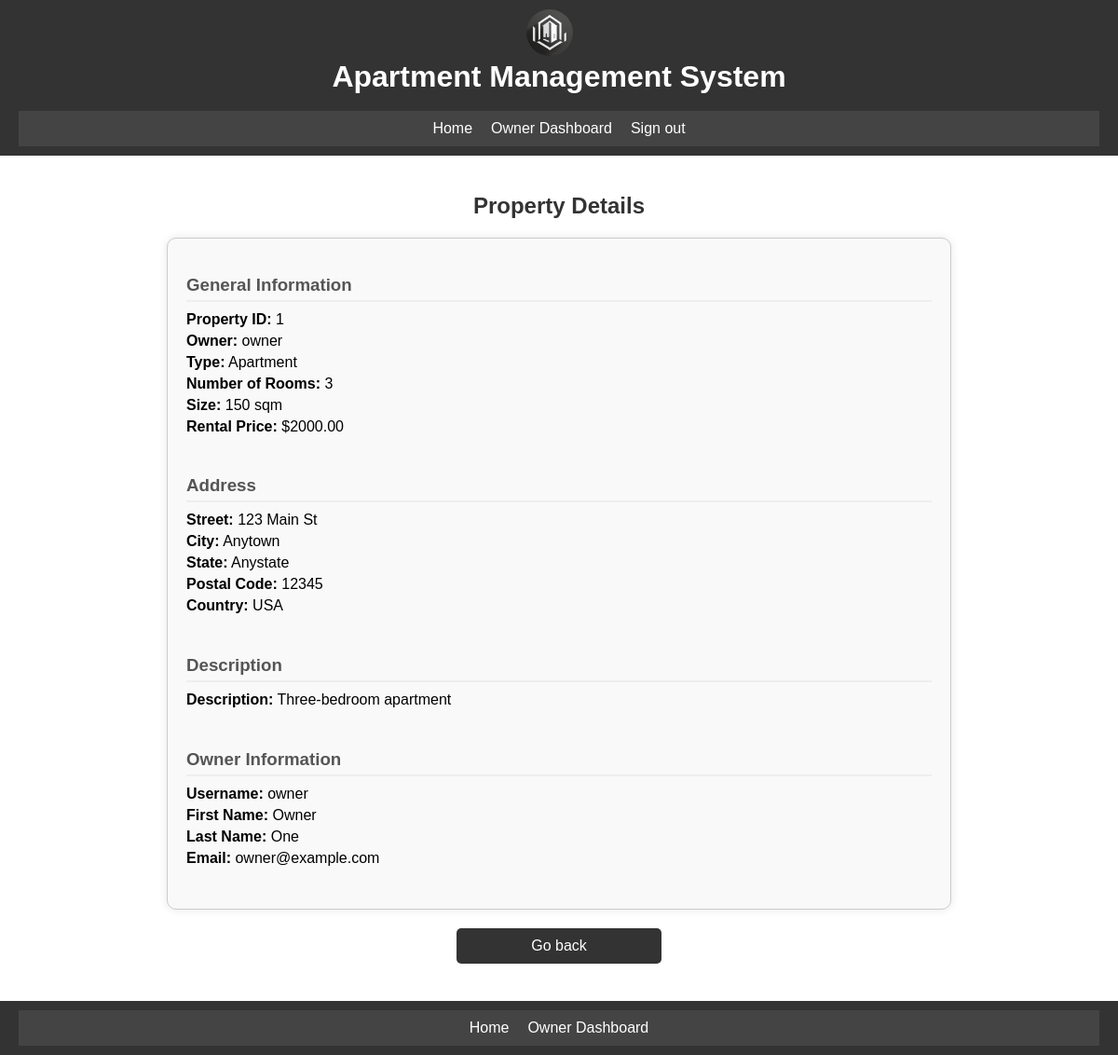
Page /property/property_details.php?property_id=1 (signed in) on the committed database.
### tables this page shows
CREATE TABLE `Properties` (
  `property_id` int PRIMARY KEY AUTO_INCREMENT,
  `owner_id` int,
  `address_id` int,
  `type_id` int,
  `number_of_rooms` int NOT NULL,
  `size` float NOT NULL,
  `rental_price` decimal(10,2) NOT NULL,
  `description` text
);

CREATE TABLE `Users` (
  `user_id` int PRIMARY KEY AUTO_INCREMENT,
  `username` varchar(255) UNIQUE NOT NULL,
  `password_hash` varchar(255) NOT NULL,
  `email` varchar(255) UNIQUE NOT NULL
);

CREATE TABLE `PropertyTypes` (
  `type_id` int PRIMARY KEY AUTO_INCREMENT,
  `type_name` varchar(50) NOT NULL
);

CREATE TABLE `Addresses` (
  `address_id` int PRIMARY KEY AUTO_INCREMENT,
  `street` varchar(255) NOT NULL,
  `city` varchar(255) NOT NULL,
  `state` varchar(255) NOT NULL,
  `postal_code` varchar(255) NOT NULL,
  `country` varchar(255) NOT NULL
);

CREATE TABLE `UserDetails` (
  `detail_id` int PRIMARY KEY AUTO_INCREMENT,
  `user_id` int,
  `first_name` varchar(50) NOT NULL,
  `last_name` varchar(50) NOT NULL,
  `phone_number` varchar(12),
  `address` text
);

### includes/functions.php (called while the page is built, shortened)
<?php
function check_user_role($conn, $user_id, $role) {
    $table = '';
    if ($role === 'administrator') {
        $table = 'Administrators';
    } elseif ($role === 'owner') {
        $table = 'Owners';
    } elseif ($role === 'tenant') {
        $table = 'Tenants';
    }
    if ($table) {
        $sql = "SELECT * FROM $table WHERE user_id='$user_id'";
        $result = $conn->query($sql);
        if ($result->num_rows > 0) {
            return true;
        }
    }
    return false;
}
?>

### property/property_details.php (the view, shortened to what this page needs)
<?php
include($_SERVER['DOCUMENT_ROOT'] . '/ApartmentManagement/auth.php');
include($_SERVER['DOCUMENT_ROOT'] . '/ApartmentManagement/includes/db.php');
include($_SERVER['DOCUMENT_ROOT'] . '/ApartmentManagement/includes/functions.php');
$property_id = intval($_GET['property_id']);
$user_id = $_SESSION['user_id'];
$is_admin = check_user_role($conn, $user_id, 'administrator');
$is_owner = check_user_role($conn, $user_id, 'owner');
$is_tenant = check_user_role($conn, $user_id, 'tenant');
$stmt = $conn->prepare("
    SELECT p.property_id, p.owner_id, p.address_id, p.type_id, p.number_of_rooms, p.size, p.rental_price, p.description,
           a.street, a.city, a.state, a.postal_code, a.country,
           pt.type_name,
           u.username AS owner_username, u.email AS owner_email,
           ud.first_name AS owner_first_name, ud.last_name AS owner_last_name
    FROM Properties p
    JOIN Addresses a ON p.address_id = a.address_id
    JOIN PropertyTypes pt ON p.type_id = pt.type_id
    JOIN Users u ON p.owner_id = u.user_id
    JOIN UserDetails ud ON u.user_id = ud.user_id
    WHERE p.property_id = ?
");
$stmt->bind_param("i", $property_id);
$stmt->execute();
$result = $stmt->get_result();
$property = $result->fetch_assoc();
?>
<!DOCTYPE html>
<html lang="en">
<head>
    <link rel="stylesheet" type="text/css" href="/apartmentmanagement/css/styles.css">
</head>
<body>
    <?php include('../includes/header.php'); ?>
    <main>
        <h2>Property Details</h2>
        <div class="property-detail">
            <div class="property-section">
                <h3>General Information</h3>
                <p><strong>Property ID:</strong> <?php echo htmlspecialchars($property['property_id']); ?></p>
                <p><strong>Owner:</strong> <?php echo htmlspecialchars($property['owner_username']); ?></p>
                <p><strong>Type:</strong> <?php echo htmlspecialchars($property['type_name']); ?></p>
                <p><strong>Number of Rooms:</strong> <?php echo htmlspecialchars($property['number_of_rooms']); ?></p>
                <p><strong>Size:</strong> <?php echo htmlspecialchars($property['size']); ?> sqm</p>
                <p><strong>Rental Price:</strong> $<?php echo htmlspecialchars($property['rental_price']); ?></p>
            </div>
            <div class="property-section">
                <h3>Address</h3>
                <p><strong>Street:</strong> <?php echo htmlspecialchars($property['street']); ?></p>
                <p><strong>City:</strong> <?php echo htmlspecialchars($property['city']); ?></p>
                <p><strong>State:</strong> <?php echo htmlspecialchars($property['state']); ?></p>
                <p><strong>Postal Code:</strong> <?php echo htmlspecialchars($property['postal_code']); ?></p>
                <p><strong>Country:</strong> <?php echo htmlspecialchars($property['country']); ?></p>
            </div>
            <div class="property-section">
                <h3>Description</h3>
                <p><strong>Description:</strong> <?php echo nl2br(htmlspecialchars($property['description'])); ?></p>
            </div>
            <div class="property-section">
                <h3>Owner Information</h3>
                <p><strong>Username:</strong> <?php echo htmlspecialchars($property['owner_username']); ?></p>
                <p><strong>First Name:</strong> <?php echo htmlspecialchars($property['owner_first_name']); ?></p>
                <p><strong>Last Name:</strong> <?php echo htmlspecialchars($property['owner_last_name']); ?></p>
                <p><strong>Email:</strong> <?php echo htmlspecialchars($property['owner_email']); ?></p>
            </div>
        </div>
        <?php
            $back_link = '/apartmentmanagement/index.php';
            if ($is_admin) {
                $back_link = '/apartmentmanagement/dashboards/administrator_dashboard.php';
            } elseif ($is_tenant) {
                $back_link = '/apartmentmanagement/dashboards/tenant_dashboard.php';
            } elseif ($is_owner) {
                $back_link = '/apartmentmanagement/dashboards/owner_dashboard.php';
            }
        ?>
                <a class="back-button" href="<?php echo $back_link; ?>">Go back</a>
    </main>
    <?php include('../includes/footer.php'); ?>
</body>
</html>

### css/styles.css (style rules this page uses)
html, body { height: 100%; margin: 0; }
body { font-family: Arial, sans-serif; display: flex; flex-direction: column; }
main { padding: 20px; flex: 1; display: flex; flex-direction: column; align-items: center; }
h2 { color: #333; }
.property-detail { background: #f9f9f9; padding: 20px; border: 1px solid #ccc; border-radius: 10px; max-width: 800px; width: 100%; box-shadow: 0 0 10px rgba(0, 0, 0, 0.1); display: flex; flex-direction: column; }
.property-section { margin-bottom: 20px; }
.property-section h3 { margin-bottom: 10px; color: #555; border-bottom: 2px solid #eee; padding-bottom: 5px; }
.property-section p { margin: 5px 0; }
.back-button { display: block; width: 200px; margin: 20px auto; padding: 10px; background-color: #333; color: #fff; text-align: center; text-decoration: none; border-radius: 5px; transition: background-color 0.3s; }

### rows in the picture
properties: property_id "1", owner.username "owner", type.type_name "Apartment", number_of_rooms "3", size "150", rental_price "2000.00", address.street "123 Main St", address.city "Anytown", address.state "Anystate", address.postal_code "12345", address.country "USA", description "Three-bedroom apartment", userdetails.first_name "Owner", userdetails.last_name "One", owner.email "owner@example.com"
